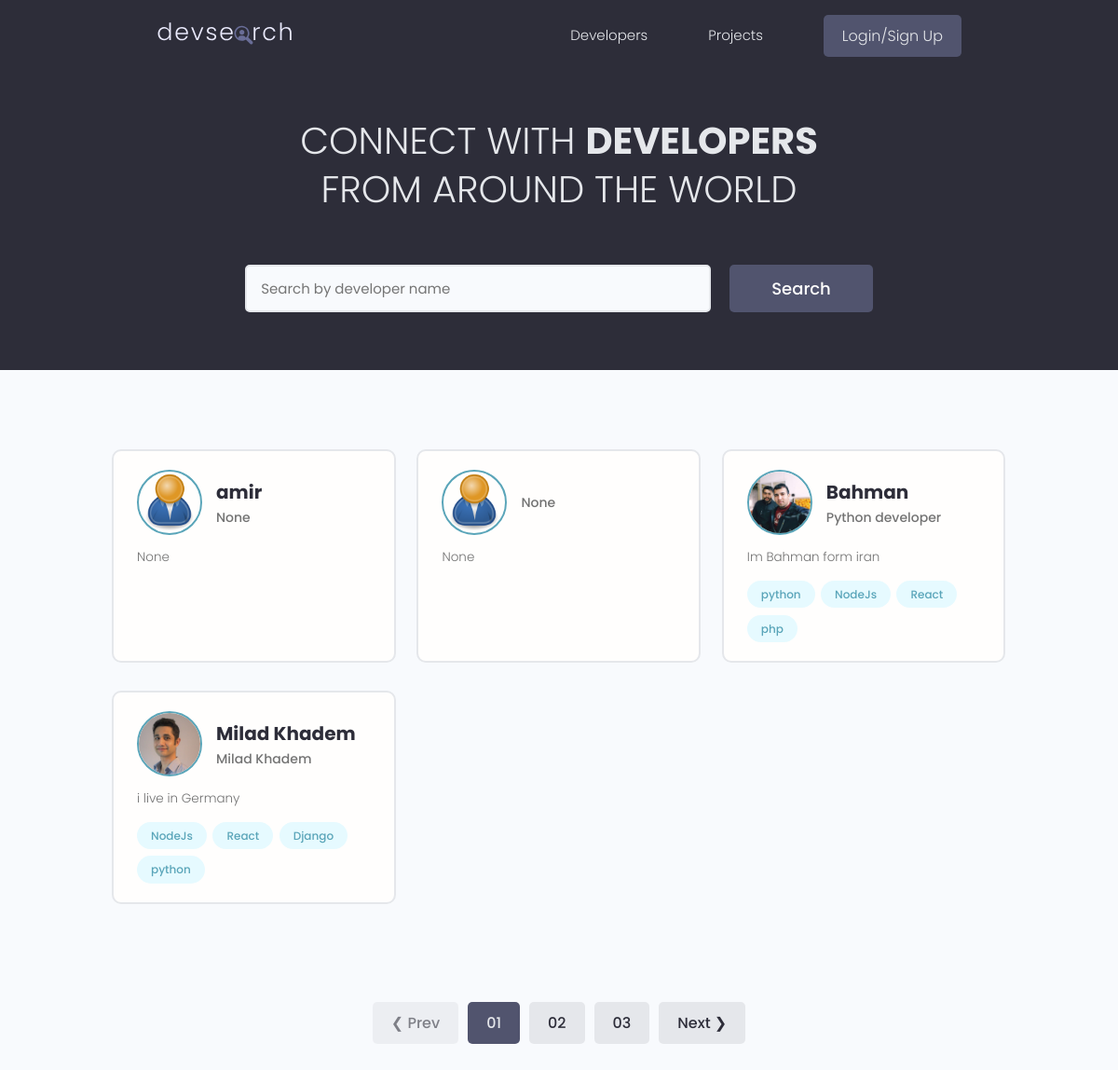
The app's page /, older data.
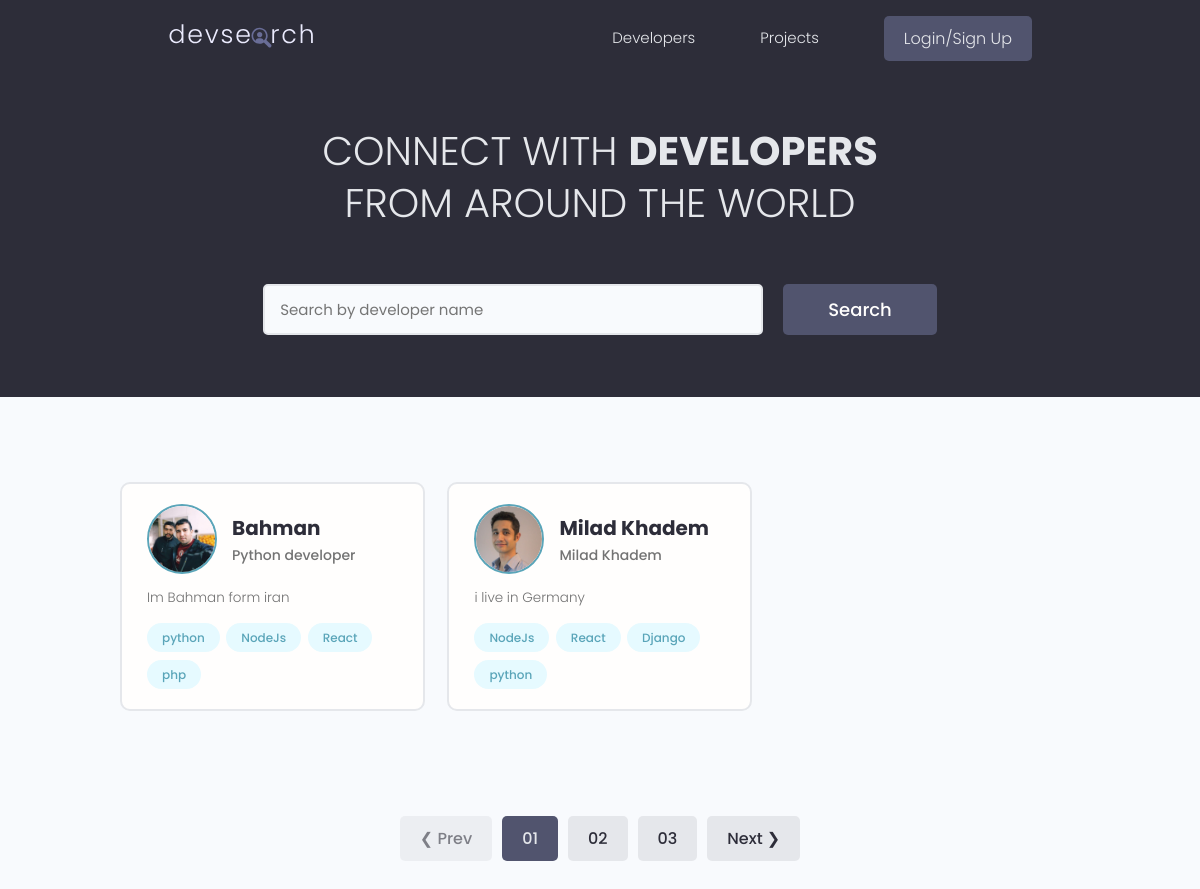
The same page, newer data.
### dev_users/models.py (models this page shows, shortened)
class Profile(models.Model):
    user = models.OneToOneField(User,on_delete=models.CASCADE,null=True,blank=True,verbose_name='یوزر')
    name = models.CharField(max_length=200,null=True,blank=True,verbose_name='نام')
    email = models.EmailField(max_length=500,null=True,blank=True,verbose_name='ایمیل')
    short_bio = models.CharField(max_length=200,null=True,blank=True,verbose_name='معرفی کوتاه')
    username = models.CharField(max_length=200,null=True,blank=True,verbose_name='نام کاربری ')
    bio = models.TextField(null=True,blank=True,verbose_name='بیوگرافی')
    location = models.CharField(max_length=200,null=True,blank=True,verbose_name='محل زندگی')
    profile_image = models.ImageField(null=True,blank=True,upload_to='profiles/',default="profiles/user-default.png",verbose_name='عکس پروفایل')
    social_github = models.CharField(max_length=200,null=True,blank=True,verbose_name='گیت هاب')
    social_twitter = models.CharField(max_length=200,null=True,blank=True,verbose_name='توئیتر')
    social_linkedin = models.CharField(max_length=200,null=True,blank=True,verbose_name='لینکدین')
    social_website = models.CharField(max_length=200,null=True,blank=True,verbose_name='وب سایت')
    created = models.DateTimeField(auto_now_add=True, verbose_name='تاریخ ایجاد')
    id = models.UUIDField(default=uuid.uuid4, unique=True, primary_key=True, editable=False)
    class Meta:
        verbose_name = 'یوزر'
        verbose_name_plural = 'پروفایل'

class Skill(models.Model):
    owner = models.ForeignKey(Profile,on_delete=models.CASCADE,null=True,blank=True,verbose_name='یوز مربوط ')
    name = models.CharField(max_length=200,null=True,blank=True,verbose_name='نام ')
    description =models.TextField(null=True,blank=True,verbose_name='توضیحات ')
    created = models.DateTimeField(auto_now_add=True,verbose_name='تاریخ ایجاد ')
    id = models.UUIDField(default=uuid.uuid4,unique=True,primary_key=True,editable=False)
    def __str__(self):
        return str(self.name)
    class Meta:
        verbose_name = 'مهارت'
        verbose_name_plural = 'مهارت ها'

### dev_users/views.py (the view)
# urls.py: path('',views.profiles, name ="profiles"),
def profiles(request):
    profiles,search_query= profileSearch(request)
    context = {'profiles': profiles,'search_query':search_query}
    return render(request, 'Users/All-profiles.html', context)

### dev_users/utils.py (called while the page is built)
def profileSearch(request):
    search_query = ''
    if request.GET.get('search_query'):
        search_query = request.GET.get('search_query')
    skills = Skill.objects.filter(name__icontains=search_query)
    profiles = Profile.objects.distinct().filter(
        Q(name__icontains=search_query)|
        Q(short_bio__icontains=search_query)|
        Q(bio__icontains=search_query)|
        Q(skill__in=skills)
    )
    return profiles,search_query

### dev_users/templates/Users/All-profiles.html (shortened to what this page needs)
{% extends 'Shared/main.html' %}
{% block content %}
    <main class="home">
        <section class="hero-section text-center">
            <div class="container container--narrow">
                <div class="hero-section__box">
                    <h2>CONNECT WITH <span>DEVELOPERS</span></h2>
                    <h2>FROM AROUND THE WORLD</h2>
                </div>
                <div class="hero-section__search">
                    <form class="form" action="{% url 'profiles' %}" method="get">
                        <div class="form__field">
                            <input class="input input--text" id="formInput#search" type="text" name="search_query"
                                   value="{{ search_query }}"
                                   placeholder="Search by developer name"/>
                        </div>
                        <input class="btn btn--sub btn--lg" type="submit" value="Search"/>
                    </form>
                </div>
            </div>
        </section>
        {% if profiles %}
            <section class="devlist">
                <div class="container">
                    <div class="grid grid--three">
                        {% for profile in profiles %}
                            <div class="column card">
                                <div class="dev">
                                    <a href="{% url 'user-profile' profile.id %}" class="card__body">
                                        <div class="dev__profile">
                                            <img class="avatar avatar--md" src="{{ profile.profile_image.url }}"
                                                 alt="image"/>
                                            <div class="dev__meta">
                                                <h3>{{ profile.name }}</h3>
                                                <h5>{{ profile.short_bio }}</h5>
                                            </div>
                                        </div>
                                        <p class="dev__info">{{ profile.bio }}</p>
                                        <div class="dev__skills">
                                            {% for skill in profile.skill_set.all|slice:"4" %}
                                                <span class="tag tag--pill tag--main">
                    <small>{{ skill }}</small>
                  </span>
                                            {% endfor %}
                                        </div>
                                    </a>
                                </div>
                            </div>
                        {% endfor %}
                    </div>
                </div>
            </section>
        {% else %}
            <h3 class="devInfo__title">Sorry We Couldn't Find Anything : {{ search_query }} 😵 </h3>
        {% endif %}
        <div class="pagination">
            <ul class="container">
                <li><a href="#" class="btn btn--disabled">&#10094; Prev</a></li>
                <li><a href="#" class="btn btn--sub">01</a></li>
                <li><a href="#" class="btn">02</a></li>
                <li><a href="#" class="btn">03</a></li>
                <li><a href="#" class="btn">Next &#10095;</a></li>
            </ul>
        </div>
    </main>
{% endblock content %}

Row changes from the older to the newer data that the page shows:
removed Profile: profile_image (placeholder picture), name "amir", short_bio "None", bio "None"
removed Profile: profile_image (placeholder picture), short_bio "None", bio "None"
